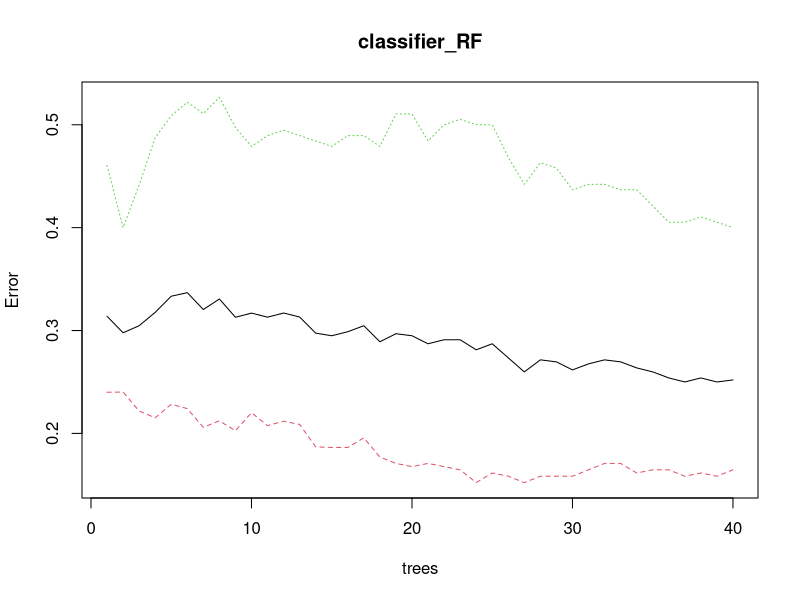
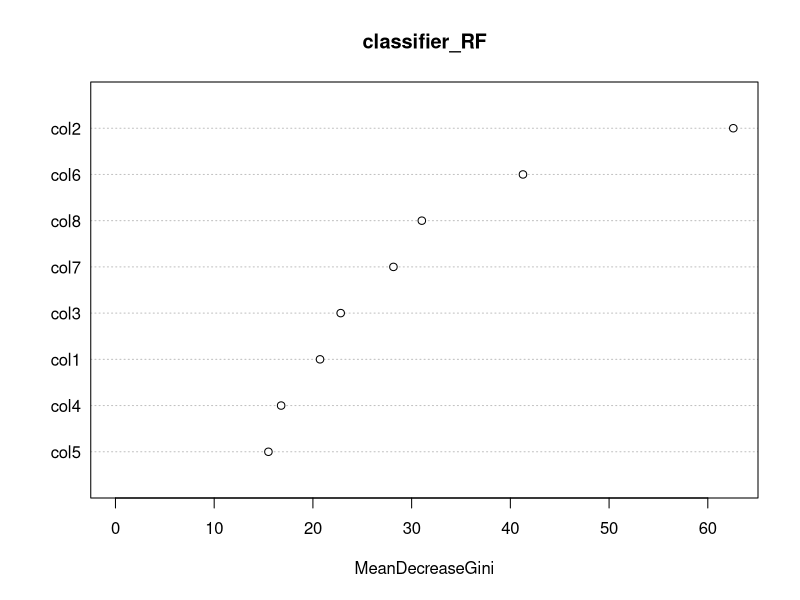

Write R code to recreate these figures, in order.

# Loading package
library(caTools)
library(randomForest)

mydata <- read.csv("pima-indians-diabetes.csv")
mydata$Y <- as.factor(mydata$Y)

# Splitting data in train and test data
split <- sample.split(mydata, SplitRatio = 0.7)
split

train <- subset(mydata, split == "TRUE")
test <- subset(mydata, split == "FALSE")

# Fitting Random Forest to the train dataset
set.seed(120) # Setting seed
X = train[-9]
classifier_RF = randomForest(x = X,
                             y = train$Y,
                             ntree = 40)

classifier_RF

# Predicting the Test set results
y_pred = predict(classifier_RF, newdata = test[-9])

# Confusion Matrix
confusion_mtx = table(test[, 9], y_pred)
confusion_mtx
accuracy = (sum(diag(confusion_mtx)))/sum(confusion_mtx)
print(accuracy)
# Plotting model
plot(classifier_RF)

# Importance plot
importance(classifier_RF)

# Variable importance plot
varImpPlot(classifier_RF)
